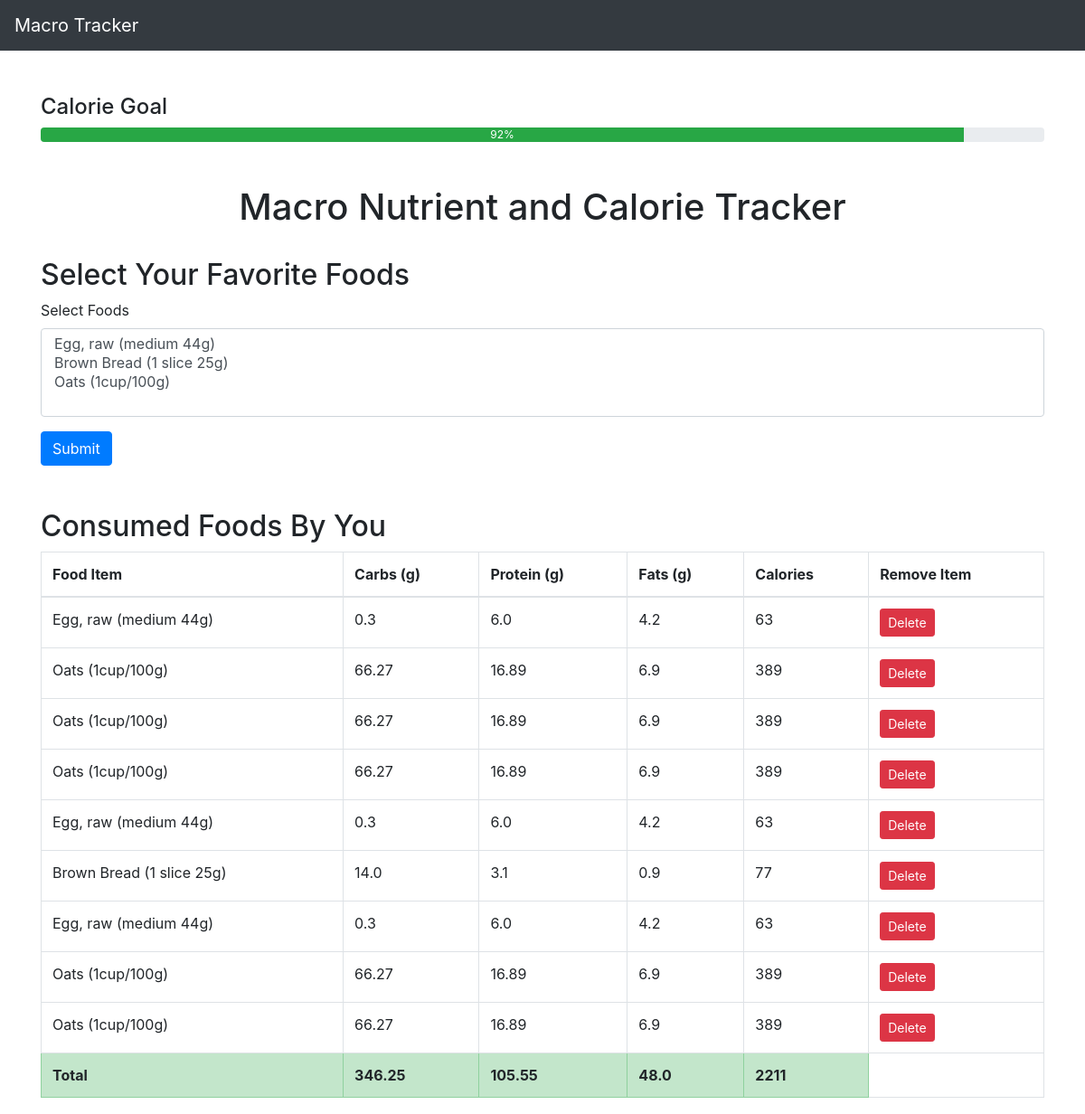
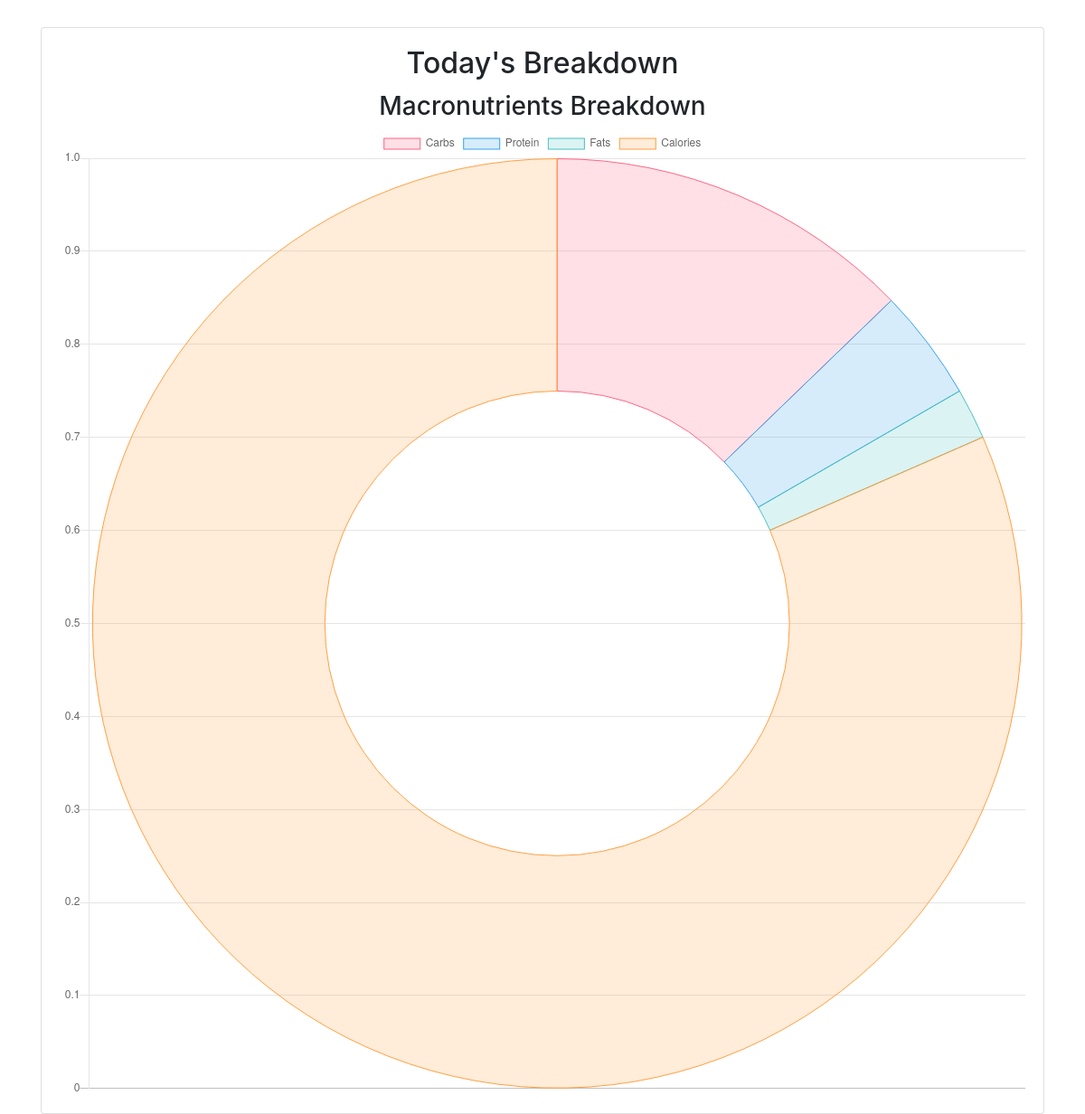
Page /foods/ (signed in) on the committed database (2 pictures, top to bottom).
### myapp/models.py (models this page shows, shortened)
class Consume(models.Model):
    user = models.ForeignKey(User, on_delete=models.CASCADE)
    food_consumed = models.ForeignKey(Food, on_delete=models.CASCADE)

class Food(models.Model):
    name = models.CharField(max_length=100)
    carbs = models.FloatField()
    protein = models.FloatField()
    fats = models.FloatField()
    calories = models.IntegerField()

### myapp/views.py (the view, shortened to what this page needs)
# urls.py: path("", views.index, name="food_list"),
def index(request):
    consumed_foods = Consume.objects.filter(user=request.user)
    foods = Food.objects.all()
    calorie_goal = 2400
    total_carbs = round(sum(food.food_consumed.carbs for food in consumed_foods),2)
    total_protein = round(sum(food.food_consumed.protein for food in consumed_foods),2)
    total_fats = round(sum(food.food_consumed.fats for food in consumed_foods),2)
    total_calories = round(sum(food.food_consumed.calories for food in consumed_foods),2)
    if calorie_goal > 0:
        progress_percentage = round(min(100, (total_calories / calorie_goal) * 100))
    else:
        progress_percentage = 0
    context = {
        "foods": foods,
        "consumed_foods": consumed_foods,
        "total_carbs": total_carbs,
        "total_protein": total_protein,
        "total_fats": total_fats,
        "total_calories": total_calories,
        "progress": progress_percentage,
    }
    return render(request, "myapp/index.html", context)

### myapp/templates/myapp/index.html (shortened to what this page needs)
<!DOCTYPE html>
<html lang="en">
  <head>
    <link
      href="https://stackpath.bootstrapcdn.com/bootstrap/4.5.2/css/bootstrap.min.css"
      rel="stylesheet"
    />
  </head>
  <body>
    <nav class="navbar navbar-expand-lg navbar-dark bg-dark">
      <a class="navbar-brand" href="#">Macro Tracker</a>
    </nav>
    <div class="container mt-5">
      <h4>Calorie Goal</h4>
      <div class="progress">
        <div
          class="progress-bar bg-success"
          role="progressbar"
          style="width: {{ progress }}%"
          aria-valuenow="0"
          aria-valuemin="0"
          aria-valuemax="100"
        >
          {{ progress }}%
        </div>
      </div>
      <br /><br />
      <h1 class="text-center">Macro Nutrient and Calorie Tracker</h1>
      <br />
      <h2>Select Your Favorite Foods</h2>
      <form method="POST">
        <div class="form-group">
          <label for="foods">Select Foods</label>
          <select class="form-control" id="foods" name="foods" multiple>
            {% for food in foods %}
            <option value="{{ food.name }}">{{ food.name }}</option>
            {% endfor %}
          </select>
        </div>
        <button type="submit" class="btn btn-primary">Submit</button>
      </form>
    </div>
    <div class="container mt-5">
      <h2>Consumed Foods By You</h2>
      <table class="table table-bordered">
        <thead>
          <tr>
            <th>Food Item</th>
            <th>Carbs (g)</th>
            <th>Protein (g)</th>
            <th>Fats (g)</th>
            <th>Calories</th>
            <th>Remove Item</th>
          </tr>
        </thead>
        <tbody>
          {% for food in consumed_foods %}
          <tr>
            <td>{{ food.food_consumed.name }}</td>
            <td>{{ food.food_consumed.carbs }}</td>
            <td>{{ food.food_consumed.protein }}</td>
            <td>{{ food.food_consumed.fats }}</td>
            <td>{{ food.food_consumed.calories }}</td>
            <td><a href="{% url 'delete' food.id %}" class="btn btn-danger btn-sm">Delete</a></td>
          </tr>
          {% endfor %}
        </tbody>
        <tfoot class="table-success">
          <tr>
            <th>Total</th>
            <th>{{ total_carbs }}</th>
            <th>{{ total_protein }}</th>
            <th>{{ total_fats }}</th>
            <th>{{ total_calories }}</th>
          </tr>
        </tfoot>
      </table>
      <div class="card mt-5">
        <div class="card-body">
          <h2 class="card-title text-center">Today's Breakdown</h2>
          <h3 class="header-bg text-center">Macronutrients Breakdown</h3>
          <canvas id="myChart" width="400" height="400"></canvas>
        </div>
      </div>
    </div>
    <script>
      var ctx = document.getElementById("myChart").getContext("2d");
      var myChart = new Chart(ctx, {
        type: "doughnut",
        data: {
          labels: ["Carbs", "Protein", "Fats", "Calories"],
          datasets: [
            {
              label: "Macronutrients",
              data: [{{ total_carbs }}, {{ total_protein }}, {{ total_fats }}, {{ total_calories }}],
              backgroundColor: [
                "rgba(255, 99, 132, 0.2)",
                "rgba(54, 162, 235, 0.2)",
                "rgba(75, 192, 192, 0.2)",
                "rgba(255, 159, 64, 0.2)"  // Background color for Calories
              ],
              borderColor: [
                "rgba(255, 99, 132, 1)",
                "rgba(54, 162, 235, 1)",
                "rgba(75, 192, 192, 1)",
                "rgba(255, 159, 64, 1)"  // Border color for Calories
              ],
              borderWidth: 1,
            },
          ],
        },
        options: {
          scales: {
            yAxes: [
              {
                ticks: {
                  beginAtZero: true,
                },
              },
            ],
          },
        },
      });
    </script>
  </body>
</html>

### rows in the picture
Consume: food_consumed.name "Egg, raw (medium 44g)", food_consumed.carbs "0.3", food_consumed.protein "6.0", food_consumed.fats "4.2", food_consumed.calories "63"
Consume: food_consumed.name "Oats (1cup/100g)", food_consumed.carbs "66.27", food_consumed.protein "16.89", food_consumed.fats "6.9", food_consumed.calories "389"
Consume: food_consumed.name "Oats (1cup/100g)", food_consumed.carbs "66.27", food_consumed.protein "16.89", food_consumed.fats "6.9", food_consumed.calories "389"
Consume: food_consumed.name "Oats (1cup/100g)", food_consumed.carbs "66.27", food_consumed.protein "16.89", food_consumed.fats "6.9", food_consumed.calories "389"
Consume: food_consumed.name "Egg, raw (medium 44g)", food_consumed.carbs "0.3", food_consumed.protein "6.0", food_consumed.fats "4.2", food_consumed.calories "63"
Consume: food_consumed.name "Brown Bread (1 slice 25g)", food_consumed.carbs "14.0", food_consumed.protein "3.1", food_consumed.fats "0.9", food_consumed.calories "77"
Consume: food_consumed.name "Egg, raw (medium 44g)", food_consumed.carbs "0.3", food_consumed.protein "6.0", food_consumed.fats "4.2", food_consumed.calories "63"
Consume: food_consumed.name "Oats (1cup/100g)", food_consumed.carbs "66.27", food_consumed.protein "16.89", food_consumed.fats "6.9", food_consumed.calories "389"
Consume: food_consumed.name "Oats (1cup/100g)", food_consumed.carbs "66.27", food_consumed.protein "16.89", food_consumed.fats "6.9", food_consumed.calories "389"

### other values in the picture
{{ progress }} "92"
{{ total_carbs }} "346.25"
{{ total_protein }} "105.55"
{{ total_fats }} "48.0"
{{ total_calories }} "2211"
chart data {{ total_carbs }} 346.25
chart data {{ total_protein }} 105.55
chart data {{ total_fats }} 48.0
chart data {{ total_calories }} 2211
